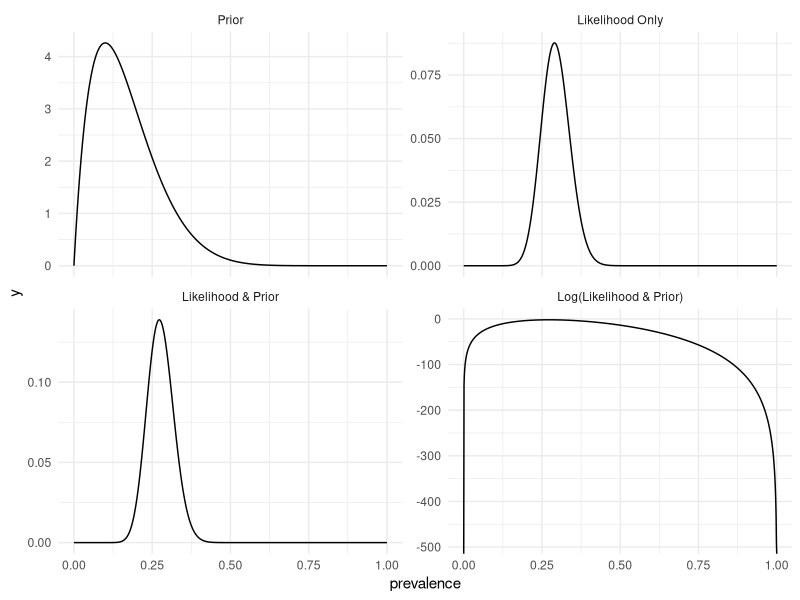
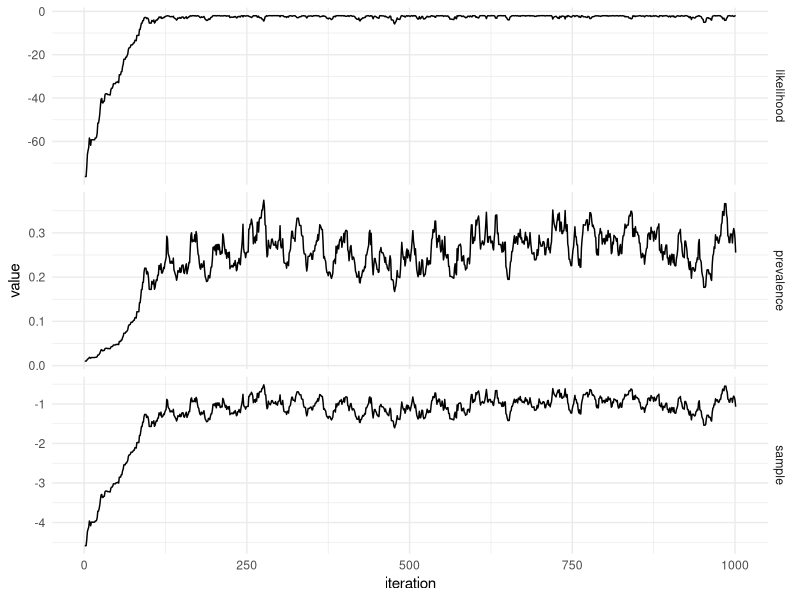

Write the R code that produced these figures, in order.
#' Introduction to MCMC 1: Estimating a posterior binomial probability
#' Clinic on the Meaningful Modeling of Epidemiological Data
#' International Clinics on Infectious Disease Dynamics and Data (ICI3D) Program
#' African Institute for Mathematical Sciences, Muizenberg, RSA
#' Steve Bellan 2012, 2015
#' Carl Pearson 2025
#'
#' By the end of this tutorial you should be able to:
#'  * Write a likelihood function for binomially distributed data
#'  * Explain the Metropolis-Hasting algorithm
#'  * Explain how proposal distribution affects MCMC convergence
#'  * Assess MCMC convergence with the Gelman-Rubin diagnostic
#'    and trace plots

library(ggplot2)
library(dplyr)
library(tidyr)

#' Part 1: Sample Data
#' Imagine there is a population of individuals with a 30% prevalence of some
#' disease. If you were to draw a 100 person sample, you could estimate the
#' population prevlance from that sample. You may recall using other techniques
#' to make that estimate in this workshop or other courses; here, we are going
#' to use the Bayesian perspective with MCMC to estimate the posterior
#' probability distribution of the prevalence from this "data" and a prior
#' distribution (informative or uninformative) for the prevalence.

true_prevalence <- .3
sample_size <- 100
sample_positive <- rbinom(1, sample_size, true_prevalence)
sample_prevalence <- sample_positive / sample_size

#' @question How do the true_ and sample_prevalence compare? What could
#' you change to make them more likely to be close for any given draw?

#' Part 2: Prior Estimate
#' Now we need to specify our prior probability distribution. This corresponds
#' our belief *before* we conducted the study regarding prevalence in the
#' population. For example, there might be a *global* estimate of the prevalence
#' or a previous local study some time ago. Or if this disease has a high
#' mortality rate, we might have a reasonable guess about how many people
#' experience it. However, we might also have little to no information, and thus
#' choose an _uninformative_ prior, meaning we assume as wide a range of values
#' as plausible.
#' 
#' Our parameter of interest is prevalence, which is bounded between 0 and 1.
#' The `beta` distribution matches these bounds and is thus commonly used for
#' the probability distribution for parameters that are themselves
#' probabilities. We will use it in this example.
#' 
#' One reminder: for numerical stability issues, we generally prefer to use the
#' `log` scale when working with likelihood calculations.

# ignore these for now - come back and change them later to change your
# prior
default_shape1 <- 2
default_shape2 <- 10

#' @param prevalence a probability vector; the estimate(s) we wish to evaluate
#' @param shape1 a positive numeric; see [stats::dbeta()]
#' @param shape2 a positive numeric; see [stats::dbeta()]
#' 
#' @details
#' `shape1` and `shape2` are related to the mean and variation of the prior by
#' $$
#' mean = shape1 / (shape1 + shape2)
#' variation = shape1 * shape2 / ((shape1 + shape2)^2 * (shape1 + shape2 + 1))
#' $$
#' 
beta_prior <- function(
	prevalence,
	shape1 = default_shape1, ## for 30%, should adjust shape1 and shape2 to get some estimate
	shape2 = default_shape2  ## of the mean other than 50% and some tighter confidence
) {
	return(dbeta(prevalence, shape1 = shape1, shape2 = shape2, log = TRUE))
}

#' @param prevalence a probability vector; the estimate(s) we wish to evaluate
#' @param data a list-like structure with `observed` and `size` elements; by
#'        default, set to our sample from earlier
#' 
#' @details
#' Recall: the likelihood of a particular prevalence is the probability of the
#' observed outcome out of a particular size sample, if that prevalence were
#' true.
likelihood <- function(
		prevalence,
    data = list(size = sample_size, observed = sample_positive)
) {
  return(with(
  	data, dbinom(observed, size = size, prob = prevalence, log = TRUE)
  ))
}

#' We generally need both the prior and the likelihood, so let's define
#' their sum for convenience.
#' 
#' n.b. we use the combined parameters of [likelihood()] and [beta_prior()]
likelihood_and_prior <- function(
	prevalence,
	shape1 = default_shape1, shape2 = default_shape2,
	data = list(size = sample_size, observed = sample_positive)
) {
	return(beta_prior(prevalence, shape1, shape2) + likelihood(prevalence, data))
}

#' @question What did you change shape1 and shape2 to? Why?

#' Part 3:
#' Let's examine some plots for our prior and likelihood functions. In the plots
#' below, we are transforming most of our functions results from the `log` scale
#' with the `|> exp()`
#' 
#' To do so, we'll make a data structure containing all the views we want to see
#' and then plot them.
views <- factor(
	c(
		"Prior", "Likelihood Only", "Likelihood & Prior", "Log(Likelihood & Prior)"
	),
	levels = c(
		"Prior", "Likelihood Only", "Likelihood & Prior", "Log(Likelihood & Prior)"
	),
	ordered = TRUE
)

plot_df <- expand.grid(prevalence = seq(0, 1, by = 0.001), view = views) |>
	mutate(y = case_when(
		view == views[1] ~ exp(beta_prior(prevalence)),
		view == views[2] ~ exp(likelihood(prevalence)),
		view == views[3] ~ exp(likelihood_and_prior(prevalence)),
		view == views[4] ~ likelihood_and_prior(prevalence)
	))

ggplot(plot_df) +
	aes(prevalence, y) +
	geom_line() +
	facet_wrap(~ view, scales = "free_y", nrow = 2) +
	theme_minimal()

#' Part 4: Run Metropolis-Hastings Markov Chain Monte Carlo (MCMC)
#' For the beta-prior, binomial-likelihood, single data point case, one can
#' directly write down the posterior distribution. But real problems are rarely
#' as simple. This exercise demonstrates how to use MCMC techniques on a simple
#' problem so you can see how they work, but they can also solve more
#' complicated problems as you will see in other exercises.

# qlogis and plogis are logit and inverse logit functions, respectively

iterations <- 1000 # how many steps in the chain?
chain <- array(dim = c(iterations + 1, 3)) # pre allocate storage space accordingly
proposer <- function(previous, sd = 0.1) rnorm(1, previous, sd) # proposer for next iteration
logit_initial_prevalence <- runif(1, qlogis(0.01), qlogis(.99))
initial_prevalence <- plogis(logit_initial_prevalence)

chain[1, ] <- c(
	logit_initial_prevalence, initial_prevalence, likelihood_and_prior(initial_prevalence)
)

for (step in seq_len(iterations)) {
	proposal <- proposer(chain[step, 1])
	prop_prev <- plogis(proposal)
	ll_proposal <- likelihood_and_prior(prop_prev)
	metro_hasting_ratio <- exp(ll_proposal - chain[step, 3])
	if (runif(1) < metro_hasting_ratio) { # accept proposal
		chain[step + 1, ] <- c(proposal, prop_prev, ll_proposal)
	} else { # reject proposal
		chain[step + 1, ] <- chain[step, ]
	}
}

chain_df <- as.data.frame(chain) |>
	setNames(c("sample", "prevalence", "likelihood")) |>
	within({ iteration <- seq_along(sample) }) |>
	pivot_longer(cols = -c(iteration))

ggplot(chain_df) + aes(iteration, value) +
	geom_line() +
	facet_grid(name ~ ., scales = "free_y") +
	theme_minimal()

#' Part 5: Questions!
#' @question What is the Gelman-Rubin diagnostic?
#' @hint you might need to look it up!
#' 
#' @question If you wanted to look at the G-R diagnostic, what steps would take?
#' 
#' @question Bonus: if you have time, start taking those steps, by:
#'  - generating multiple independent chains
#'  - plotting those chain trajectories
#'  - plotting the corresponding posterior distributions
#'  - calculating the Gelman-Rubin diagnostic
